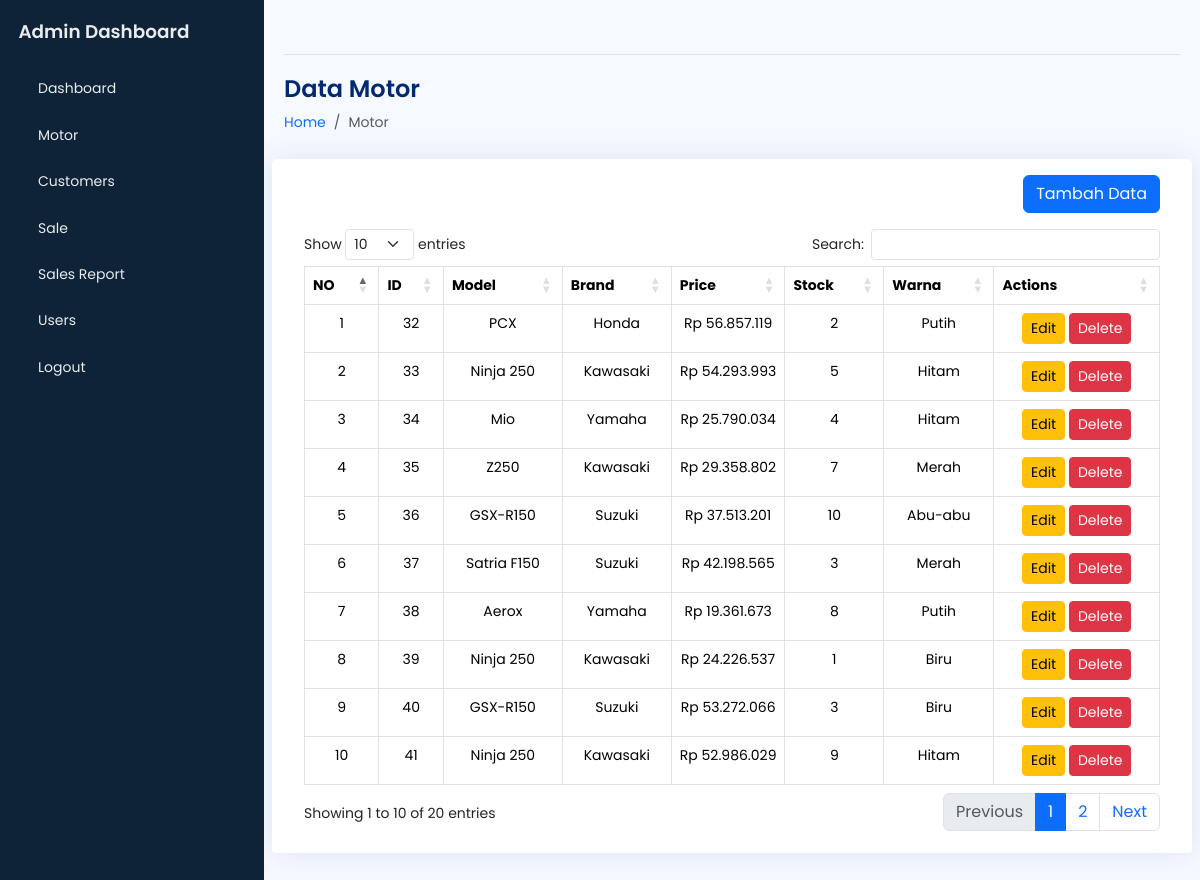
/admin/manage_motorcycles.php (signed in), run on the app's committed database.
### tables this page shows
CREATE TABLE `motorcycles` (
  `motorcycle_id` int(11) NOT NULL,
  `model` varchar(100) NOT NULL,
  `brand` varchar(100) NOT NULL,
  `price` varchar(20) NOT NULL,
  `warna` varchar(50) NOT NULL,
  `stock` int(11) DEFAULT 0,
  `created_at` timestamp NOT NULL DEFAULT current_timestamp()
);

### admin/manage_motorcycles.php (the view, shortened to what this page needs)
<?php
require_once '../config.php';
$sql = "SELECT * FROM motorcycles";
$result = $conn->query($sql);
?>
<!DOCTYPE html>
<html lang="en">
<head>
    <?php include 'template/header.php'; ?>
</head>
<body>
    <div class="wrapper">
        <?php include 'template/sidebar.php'; ?>
        <main id="main" class="main">
            <?php include 'template/nav.php'; ?>
            <div class="pagetitle">
                <h1 class="mb-2">Data Motor</h1>
                <nav>
                    <ol class="breadcrumb">
                        <li class="breadcrumb-item"><a href="index.php">Home</a></li>
                        <li class="breadcrumb-item active">Motor</li>
                    </ol>
                </nav>
            </div>
            <section class="section dashboard">
                <div class="row">
                    <div class="col-lg-12">
                        <div class="row">
                            <div class="card">
                                <div class="card-body">
                                    <div class="d-flex justify-content-end">
                                        <button type="button" class="btn btn-primary mb-3 mt-3" data-bs-toggle="modal" data-bs-target="#motorcycleModal">Tambah Data</button>
                                    </div>
                                    <div class="overflow-x-auto">
                                        <table class="table table-bordered display" id="motorcycleTable">
                                            <thead>
                                                <tr class="text-center">
                                                    <th>NO</th>
                                                    <th>ID</th>
                                                    <th>Model</th>
                                                    <th>Brand</th>
                                                    <th>Price</th>
                                                    <th>Stock</th>
                                                    <th>Warna</th>
                                                    <th>Actions</th>
                                                </tr>
                                            </thead>
                                            <tbody>
                                                <?php $no = 1; ?>
                                                <?php while ($row = $result->fetch_assoc()) : ?>
                                                    <tr class="text-center">
                                                        <td class="text-center"><?php echo $no++; ?></td>
                                                        <td><?php echo htmlspecialchars($row['motorcycle_id']); ?></td>
                                                        <td><?php echo htmlspecialchars($row['model']); ?></td>
                                                        <td><?php echo htmlspecialchars($row['brand']); ?></td>
                                                        <td class="price"><?php echo htmlspecialchars($row['price']); ?></td>
                                                        <td><?php echo htmlspecialchars($row['stock']); ?></td>
                                                        <td><?php echo htmlspecialchars($row['warna']); ?></td>
                                                        <td>
                                                            <button type="button" class="btn btn-warning btn-sm edit-btn" data-id="<?php echo $row['motorcycle_id']; ?>" data-model="<?php echo htmlspecialchars($row['model']); ?>" data-brand="<?php echo htmlspecialchars($row['brand']); ?>" data-price="<?php echo htmlspecialchars($row['price']); ?>" data-stock="<?php echo htmlspecialchars($row['stock']); ?>" data-warna="<?php echo htmlspecialchars($row['warna']); ?>" data-bs-toggle="modal" data-bs-target="#motorcycleModal">Edit</button>
                                                            <button type="button" class="btn btn-danger btn-sm delete-btn" data-id="<?php echo $row['motorcycle_id']; ?>">Delete</button>
                                                        </td>
                                                    </tr>
                                                <?php endwhile; ?>
                                            </tbody>
                                        </table>
                                    </div>
                                </div>
                            </div>
                        </div>
                    </div>
                </div>
            </section>
        </main>
    </div>
</body>
</html>

### admin/assets/css/style.css (style rules this page uses)
body { font-family: "Poppins", sans-serif; font-size: 0.875rem; opacity: 1; overflow-y: scroll; background: #f6f9ff; color: #444444; }
a { cursor: pointer; text-decoration: none; font-family: "Poppins", sans-serif; }
li { list-style: none; }
.wrapper { align-items: stretch; display: flex; width: 100%; }
.main { display: flex; flex-direction: column; min-height: 100vh; min-width: 0; overflow: hidden; transition: all 0.35s ease-in-out; width: 100%; padding: 0 20px 30px; }
.pagetitle { margin-bottom: 10px; margin-top: 20px; }
.pagetitle h1 { font-size: 24px; margin-bottom: 0; font-weight: 600; color: #012970; }
.card { margin-bottom: 30px; border: none; background-color: white; border-radius: 5px; box-shadow: 0px 0 30px rgba(1, 41, 112, 0.1); }
.card-body { padding: 0 20px 20px 20px; }

### data on the page
motorcycles: motorcycle_id "32", model "PCX", brand "Honda", stock "2", warna "Putih"
motorcycles: motorcycle_id "33", model "Ninja 250", brand "Kawasaki", stock "5", warna "Hitam"
motorcycles: motorcycle_id "34", model "Mio", brand "Yamaha", stock "4", warna "Hitam"
motorcycles: motorcycle_id "35", model "Z250", brand "Kawasaki", stock "7", warna "Merah"
motorcycles: motorcycle_id "36", model "GSX-R150", brand "Suzuki", stock "10", warna "Abu-abu"
motorcycles: motorcycle_id "37", model "Satria F150", brand "Suzuki", stock "3", warna "Merah"
motorcycles: motorcycle_id "38", model "Aerox", brand "Yamaha", stock "8", warna "Putih"
motorcycles: motorcycle_id "39", model "Ninja 250", brand "Kawasaki", stock "1", warna "Biru"
motorcycles: motorcycle_id "40", model "GSX-R150", brand "Suzuki", stock "3", warna "Biru"
motorcycles: motorcycle_id "41", model "Ninja 250", brand "Kawasaki", stock "9", warna "Hitam"
